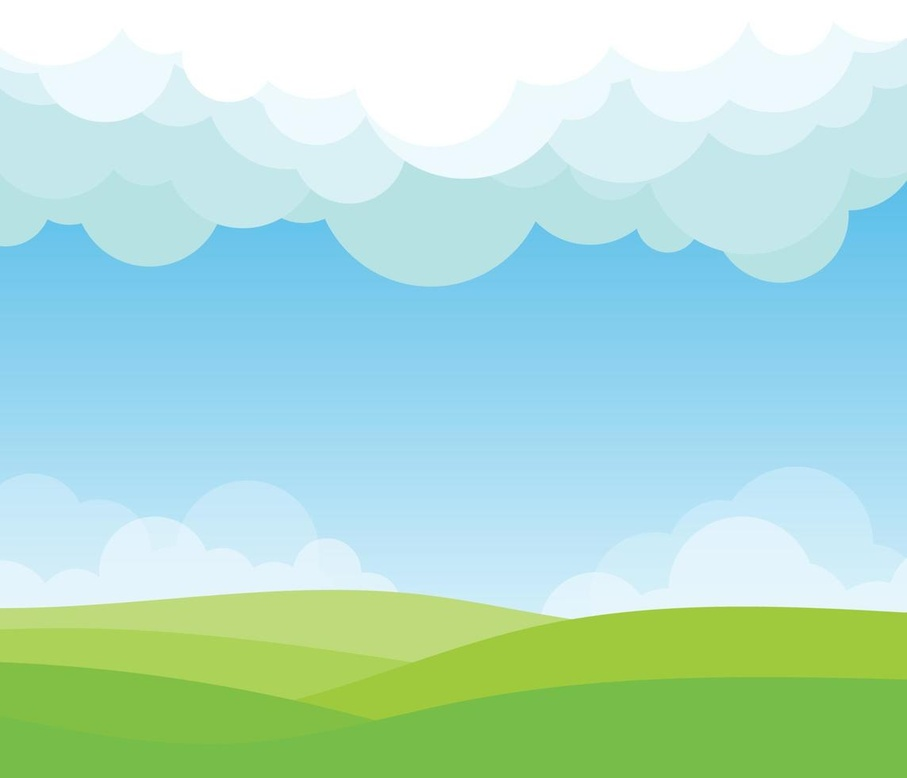
#> input picture lab3/original_image.jpg, 907 x 778 px, shrunk from 1143 x 980 before the run
$ python lab3.py
#> lines starting #> are read from the running program, lines starting #| are printed output that depends on the picture
import matplotlib.image as mpimg
import time
import numpy as np
from numba import cuda
import matplotlib.pyplot as plt
# Ref
# 1. https://christianjmills.com/posts/cuda-mode-notes/lecture-003/
# 2. 12201577 Stack overflow


# Read the image into a NumPy array
img = mpimg.imread('original_image.jpg')
#> img is the input picture: shape (778, 907, 3); mean R, G, B 177.3, 221.4, 206.2

# Display the image
plt.imshow(img)
plt.show()
print("Array shape (Height, Width, Channels):", img.shape)
#| Array shape (Height, Width, Channels): (778, 907, 3)

# Iterate through every pixel and apply the gray scale formula.
def rgb2gray_cpu(img):
    start = time.time()
    h, w, c = img.shape
#> h = 778; w = 907; c = 3
    num_of_pixel = h * w
#> num_of_pixel = 705646
    x = img.flatten() # Flatten the image. It will be [R00,G00,B00, R01,G01,B01, ...]
    gray_img_flat = np.zeros(num_of_pixel, dtype=img.dtype) # Initialize as a 1D array of correct size

    # Convert RGB to grayscale using weighted sum
    for pixel_idx in range(num_of_pixel):
        start_idx = pixel_idx * c
        R = x[start_idx]
        G = x[start_idx + 1]
        B = x[start_idx + 2]
        gray_img_flat[pixel_idx] = 0.2989 * R + 0.5870 * G + 0.1140 * B

    end = time.time()
    print(f"CPU convert to gray processing Time: {end-start} s", )
    return gray_img_flat.reshape((h, w)) # Reshape the 1D array back to a 2D image
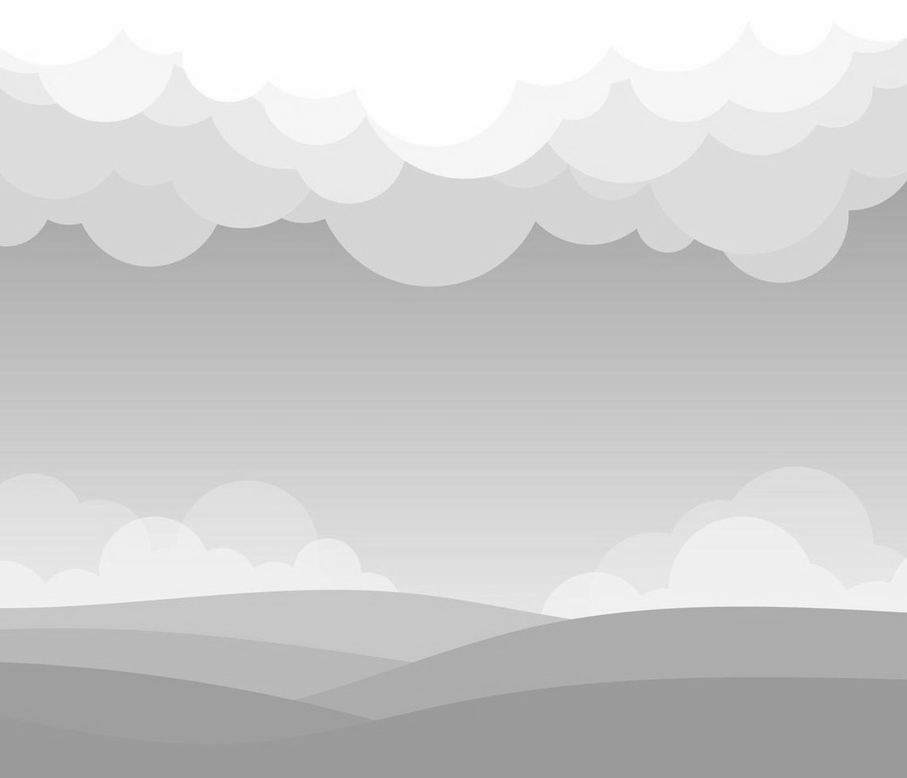
#> returned value: shape (778, 907); min 148, max 254, mean 205.9

gray_img = rgb2gray_cpu(img)
plt.imshow(gray_img, cmap="gray")
plt.axis("off")
plt.show()


# CUDA
# 1. Define the CUDA Kernel
@cuda.jit
def rgb_to_grayscale_kernel(src, dst, height, width):
    x, y = cuda.grid(2)

    if x < width and y < height:
        pixel = y * width + x
        idx = pixel * 3

        r = src[idx]
        g = src[idx + 1]
        b = src[idx + 2]

        dst[pixel] = 0.299 * r + 0.587 * g + 0.114 * b


def rgb2gray_gpu(img):
    start = time.time()
    height, width, channels = img.shape
#> height = 778; width = 907; channels = 3
    num_pixels = height * width
#> num_pixels = 705646

    # Flatten RGB image: [R00,G00,B00, R01,G01,B01, ...]
    src_host = img.reshape(-1)

    # Output: one grayscale value per pixel
    dst_host = np.zeros(num_pixels, dtype=img.dtype)

    # Transfer data to GPU
#> (the run stopped early here; a loop or call above may not have finished)
